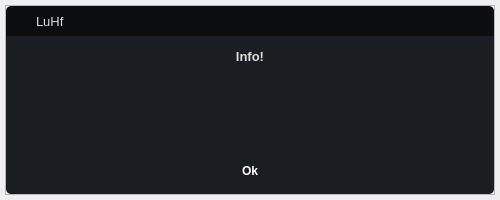
<?xml version="1.0" encoding="UTF-8"?>
<ui version="4.0">
 <class>DialogInfo</class>
 <widget class="QDialog" name="DialogInfo">
  <property name="geometry">
   <rect>
    <x>0</x>
    <y>0</y>
    <width>500</width>
    <height>200</height>
   </rect>
  </property>
  <property name="minimumSize">
   <size>
    <width>500</width>
    <height>200</height>
   </size>
  </property>
  <property name="maximumSize">
   <size>
    <width>500</width>
    <height>200</height>
   </size>
  </property>
  <property name="windowTitle">
   <string>Dialog</string>
  </property>
  <property name="styleSheet">
   <string notr="true">*{
	font-family:&quot;Segoe UI&quot;;
	background-repeat: none;
	background-position: center;
	color: rgb(221, 221, 221);
}

#header_content{
	background-color: rgb(11, 13, 15);
	
}
#header_content QPushButton{
	background-color: transparent;
	border-radius: 5px;
}
/*	Propriedades que se aplicam aos botões , que aplicam um efeito de hover quando o mouse é passado por eles*/
#header_content QPushButton:hover{
	background-color: rgba(255, 255, 255, 0.1);
}
#body_content{
	background-color:rgb(26, 29, 34);
}
QLineEdit {
	background-color: rgb(33, 37, 43);
	border-radius: 5px;
	border: 2px solid rgb(33, 37, 43);
	padding-left: 10px;
	selection-color: rgb(255, 255, 255);
	selection-background-color: rgb(255, 121, 198);
}

QLineEdit:hover {
	border: 2px solid rgb(64, 71, 88);
}
QLineEdit:focus {
	border: 2px solid rgb(91, 101, 124);
}
</string>
  </property>
  <layout class="QVBoxLayout" name="verticalLayout">
   <property name="spacing">
    <number>0</number>
   </property>
   <property name="leftMargin">
    <number>5</number>
   </property>
   <property name="topMargin">
    <number>5</number>
   </property>
   <property name="rightMargin">
    <number>5</number>
   </property>
   <property name="bottomMargin">
    <number>5</number>
   </property>
   <item>
    <widget class="QFrame" name="container_app">
     <property name="frameShape">
      <enum>QFrame::StyledPanel</enum>
     </property>
     <property name="frameShadow">
      <enum>QFrame::Raised</enum>
     </property>
     <layout class="QVBoxLayout" name="verticalLayout_6">
      <property name="spacing">
       <number>0</number>
      </property>
      <property name="leftMargin">
       <number>0</number>
      </property>
      <property name="topMargin">
       <number>0</number>
      </property>
      <property name="rightMargin">
       <number>0</number>
      </property>
      <property name="bottomMargin">
       <number>0</number>
      </property>
      <item>
       <widget class="QFrame" name="header_content">
        <property name="minimumSize">
         <size>
          <width>0</width>
          <height>30</height>
         </size>
        </property>
        <property name="maximumSize">
         <size>
          <width>16777215</width>
          <height>30</height>
         </size>
        </property>
        <property name="styleSheet">
         <string notr="true">border-top-left-radius: 5px;
border-top-right-radius: 5px;</string>
        </property>
        <property name="frameShape">
         <enum>QFrame::StyledPanel</enum>
        </property>
        <property name="frameShadow">
         <enum>QFrame::Raised</enum>
        </property>
        <layout class="QHBoxLayout" name="horizontalLayout">
         <property name="spacing">
          <number>0</number>
         </property>
         <property name="leftMargin">
          <number>0</number>
         </property>
         <property name="topMargin">
          <number>0</number>
         </property>
         <property name="rightMargin">
          <number>4</number>
         </property>
         <property name="bottomMargin">
          <number>0</number>
         </property>
         <item>
          <widget class="QFrame" name="frame_3">
           <property name="minimumSize">
            <size>
             <width>30</width>
             <height>30</height>
            </size>
           </property>
           <property name="maximumSize">
            <size>
             <width>30</width>
             <height>30</height>
            </size>
           </property>
           <property name="styleSheet">
            <string notr="true">background-image: url(:/images/images/logo_25x25.png);</string>
           </property>
           <property name="frameShape">
            <enum>QFrame::StyledPanel</enum>
           </property>
           <property name="frameShadow">
            <enum>QFrame::Raised</enum>
           </property>
          </widget>
         </item>
         <item>
          <widget class="QFrame" name="frame_2">
           <property name="font">
            <font>
             <family>Segoe UI</family>
             <pointsize>11</pointsize>
            </font>
           </property>
           <property name="frameShape">
            <enum>QFrame::StyledPanel</enum>
           </property>
           <property name="frameShadow">
            <enum>QFrame::Raised</enum>
           </property>
           <layout class="QVBoxLayout" name="verticalLayout_2">
            <property name="spacing">
             <number>0</number>
            </property>
            <property name="leftMargin">
             <number>0</number>
            </property>
            <property name="topMargin">
             <number>0</number>
            </property>
            <property name="rightMargin">
             <number>0</number>
            </property>
            <property name="bottomMargin">
             <number>0</number>
            </property>
            <item>
             <widget class="QLabel" name="label">
              <property name="font">
               <font>
                <family>Segoe UI</family>
                <pointsize>10</pointsize>
                <italic>false</italic>
                <bold>false</bold>
               </font>
              </property>
              <property name="styleSheet">
               <string notr="true">font: 10pt &quot;Segoe UI&quot;;</string>
              </property>
              <property name="text">
               <string>LuHf</string>
              </property>
             </widget>
            </item>
           </layout>
          </widget>
         </item>
         <item>
          <widget class="QFrame" name="frame">
           <property name="maximumSize">
            <size>
             <width>20</width>
             <height>20</height>
            </size>
           </property>
           <property name="styleSheet">
            <string notr="true"/>
           </property>
           <property name="frameShape">
            <enum>QFrame::StyledPanel</enum>
           </property>
           <property name="frameShadow">
            <enum>QFrame::Raised</enum>
           </property>
           <layout class="QHBoxLayout" name="horizontalLayout_4">
            <property name="spacing">
             <number>0</number>
            </property>
            <property name="leftMargin">
             <number>0</number>
            </property>
            <property name="topMargin">
             <number>0</number>
            </property>
            <property name="rightMargin">
             <number>0</number>
            </property>
            <property name="bottomMargin">
             <number>0</number>
            </property>
            <item>
             <widget class="QPushButton" name="btn_Close">
              <property name="minimumSize">
               <size>
                <width>20</width>
                <height>20</height>
               </size>
              </property>
              <property name="maximumSize">
               <size>
                <width>20</width>
                <height>20</height>
               </size>
              </property>
              <property name="styleSheet">
               <string notr="true">background-image: url(:/icons/icons/icon_close.png);</string>
              </property>
              <property name="text">
               <string/>
              </property>
             </widget>
            </item>
           </layout>
          </widget>
         </item>
        </layout>
       </widget>
      </item>
      <item>
       <widget class="QFrame" name="body_content">
        <property name="styleSheet">
         <string notr="true">border-bottom-left-radius: 5px;
border-bottom-right-radius: 5px;</string>
        </property>
        <property name="frameShape">
         <enum>QFrame::StyledPanel</enum>
        </property>
        <property name="frameShadow">
         <enum>QFrame::Raised</enum>
        </property>
        <layout class="QVBoxLayout" name="verticalLayout_3">
         <property name="spacing">
          <number>0</number>
         </property>
         <property name="leftMargin">
          <number>0</number>
         </property>
         <property name="topMargin">
          <number>0</number>
         </property>
         <property name="rightMargin">
          <number>0</number>
         </property>
         <property name="bottomMargin">
          <number>0</number>
         </property>
         <item>
          <widget class="QFrame" name="frame_4">
           <property name="minimumSize">
            <size>
             <width>0</width>
             <height>40</height>
            </size>
           </property>
           <property name="maximumSize">
            <size>
             <width>16777215</width>
             <height>40</height>
            </size>
           </property>
           <property name="frameShape">
            <enum>QFrame::StyledPanel</enum>
           </property>
           <property name="frameShadow">
            <enum>QFrame::Raised</enum>
           </property>
           <layout class="QVBoxLayout" name="verticalLayout_5">
            <property name="spacing">
             <number>0</number>
            </property>
            <property name="leftMargin">
             <number>0</number>
            </property>
            <property name="topMargin">
             <number>0</number>
            </property>
            <property name="rightMargin">
             <number>0</number>
            </property>
            <property name="bottomMargin">
             <number>0</number>
            </property>
            <item>
             <widget class="QLabel" name="label_2">
              <property name="font">
               <font>
                <family>Segoe UI</family>
                <pointsize>10</pointsize>
                <bold>true</bold>
               </font>
              </property>
              <property name="text">
               <string>Info!</string>
              </property>
              <property name="alignment">
               <set>Qt::AlignCenter</set>
              </property>
             </widget>
            </item>
           </layout>
          </widget>
         </item>
         <item>
          <widget class="QFrame" name="frame_6">
           <property name="frameShape">
            <enum>QFrame::StyledPanel</enum>
           </property>
           <property name="frameShadow">
            <enum>QFrame::Raised</enum>
           </property>
           <layout class="QHBoxLayout" name="horizontalLayout_2">
            <property name="spacing">
             <number>13</number>
            </property>
            <property name="leftMargin">
             <number>6</number>
            </property>
            <property name="topMargin">
             <number>0</number>
            </property>
            <property name="rightMargin">
             <number>0</number>
            </property>
            <property name="bottomMargin">
             <number>0</number>
            </property>
            <item>
             <widget class="QFrame" name="frame_imagem">
              <property name="minimumSize">
               <size>
                <width>40</width>
                <height>40</height>
               </size>
              </property>
              <property name="maximumSize">
               <size>
                <width>40</width>
                <height>40</height>
               </size>
              </property>
              <property name="styleSheet">
               <string notr="true">background-repeat: no-repeat;
background-image: url(:/images/images/info40.png);
background-position: center;</string>
              </property>
              <property name="frameShape">
               <enum>QFrame::StyledPanel</enum>
              </property>
              <property name="frameShadow">
               <enum>QFrame::Raised</enum>
              </property>
             </widget>
            </item>
            <item>
             <widget class="QLabel" name="label_message">
              <property name="sizePolicy">
               <sizepolicy hsizetype="Preferred" vsizetype="Preferred">
                <horstretch>0</horstretch>
                <verstretch>0</verstretch>
               </sizepolicy>
              </property>
              <property name="font">
               <font>
                <family>Segoe UI</family>
                <pointsize>10</pointsize>
                <italic>false</italic>
                <bold>false</bold>
               </font>
              </property>
              <property name="styleSheet">
               <string notr="true">font: 10pt &quot;Segoe UI&quot;;</string>
              </property>
              <property name="text">
               <string>&lt;html&gt;&lt;head/&gt;&lt;body&gt;&lt;p align=&quot;justify&quot;&gt;&lt;br/&gt;&lt;/p&gt;&lt;/body&gt;&lt;/html&gt;</string>
              </property>
              <property name="alignment">
               <set>Qt::AlignLeading|Qt::AlignLeft|Qt::AlignTop</set>
              </property>
              <property name="wordWrap">
               <bool>true</bool>
              </property>
             </widget>
            </item>
           </layout>
          </widget>
         </item>
         <item>
          <widget class="QFrame" name="frame_5">
           <property name="minimumSize">
            <size>
             <width>0</width>
             <height>40</height>
            </size>
           </property>
           <property name="maximumSize">
            <size>
             <width>16777215</width>
             <height>40</height>
            </size>
           </property>
           <property name="frameShape">
            <enum>QFrame::StyledPanel</enum>
           </property>
           <property name="frameShadow">
            <enum>QFrame::Raised</enum>
           </property>
           <layout class="QVBoxLayout" name="verticalLayout_4">
            <property name="spacing">
             <number>0</number>
            </property>
            <property name="leftMargin">
             <number>0</number>
            </property>
            <property name="topMargin">
             <number>0</number>
            </property>
            <property name="rightMargin">
             <number>0</number>
            </property>
            <property name="bottomMargin">
             <number>6</number>
            </property>
            <item alignment="Qt::AlignHCenter|Qt::AlignVCenter">
             <widget class="QPushButton" name="btn_ok">
              <property name="minimumSize">
               <size>
                <width>100</width>
                <height>30</height>
               </size>
              </property>
              <property name="maximumSize">
               <size>
                <width>100</width>
                <height>30</height>
               </size>
              </property>
              <property name="styleSheet">
               <string notr="true">QPushButton{
	border: none; /* Remove as bordas */
    background: qlineargradient(spread:pad, x1:0, y1:0, x2:1, y2:1, 
                                stop:0 #B3D2F2, stop:1 #4E60FF); /* Gradiente de cor de fundo */
    color: white; /* Cor do texto do botão */
    padding: 5px; /* Espaçamento interno do botão */
    border-radius: 5px; /* Bordas arredondadas (opcional) */
	font-weight: bold;
}

QPushButton:hover {
    background: qlineargradient(spread:pad, x1:0, y1:0, x2:1, y2:1, 
                                stop:0 #FFBD33, stop:1 #FF5733); /* Gradiente ao passar o mouse */
}

QPushButton:pressed{
	background-color: 2828c5;
	color: rgb(255, 255, 255);
	border: 1px solid, rgba(0,0,0,0.1);
}</string>
              </property>
              <property name="text">
               <string>Ok</string>
              </property>
             </widget>
            </item>
           </layout>
          </widget>
         </item>
        </layout>
       </widget>
      </item>
     </layout>
    </widget>
   </item>
  </layout>
 </widget>
 <resources>
  <include location="../../resources.qrc"/>
 </resources>
 <connections/>
</ui>
